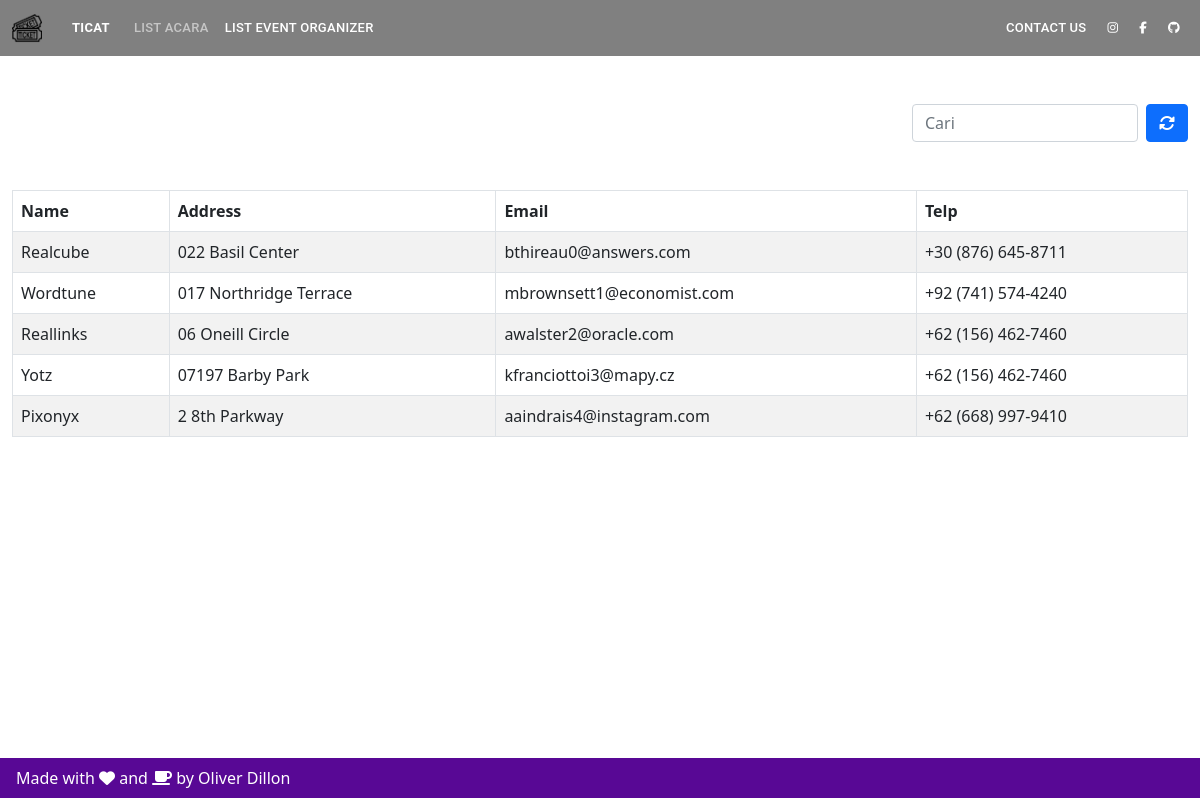
The app's page /data_eo with its own data.
### App/models.py (models this page shows, shortened)
class EventOrganizer(models.Model):
    id = models.IntegerField(primary_key=True)
    name = models.TextField(max_length=50)
    address = models.TextField(max_length=100)
    email = models.EmailField()
    telp = models.TextField(max_length=20)
    created_at = datetime.datetime.now()

### App/views.py (the view)
# urls.py: path('data_eo', views.data_eo, name="data_eo"),
def data_eo(request):
    all_eventOrganizer = EventOrganizer.objects.all()
    return render(request, 'home.html', {"eos":all_eventOrganizer})

### App/templates/home.html (shortened to what this page needs)
{% extends 'base.html' %}
{% block active2 %} active {% endblock active2 %}
{% block content %}
<div class="container-fluid">
    <br><br>
    <div class="row">
        {% if user.is_superuser %}
        <div class="col-4">
            <a class="btn btn-success" href="{% url 'add_eo'%}"><i class="fas fa-plus"></i> Event Organizer</a>
        </div>
        {% else %}
        <div class="col-4"></div>
        {% endif %}
        <div class="col-4"></div>
        <div class="col-1"></div>
        <div class="col-3 d-flex">
            <input class="form-control me-2" type="text" placeholder="Cari" id="cari">
            <a href="{% url 'data_eo' %}" class="btn btn-primary"><i class="fas fa-sync-alt"></i></a>
        </div>
    </div>
    <br><br>
    <table class="table table-striped table-hover table-bordered" id="myTable">
        <thead>
            <tr class="chk-th">
                <th>Name</th>
                <th>Address</th>
                <th>Email</th>
                <th>Telp</th>
            </tr>
        </thead>
        {% for eo in eos %}
        <tr>
            <td>{{ eo.name }}</td>
            <td>{{ eo.address }}</td>
            <td>{{ eo.email }}</td>
            <td>{{ eo.telp }}</td>
        </tr>
        {% endfor %}
    </table>
</div>
{% endblock content %}

### App/templates/base.html (shortened to what this page needs)
<!DOCTYPE html>
<html lang="en">
<head>
    {% load static %}
    <link rel="stylesheet" href={% static 'css/style.css' %}>
    <link href="https://cdn.jsdelivr.net/npm/bootstrap@5.0.2/dist/css/bootstrap.min.css" rel="stylesheet">
</head>
<body>
    <nav class="navbar navbar-expand-lg navbar-dark d-none d-lg-block" style="z-index: 2000; background-color: grey;">
        <div class="container-fluid">
          <img src="{% static 'img/ticket.png' %}" alt="" class="img-fluid" style="width: 30px;">
          <a class="navbar-brand nav-link" href="/">
            <strong>TicAT</strong>
          </a>
          <div class="collapse navbar-collapse" id="navbarExample01">
            <ul class="navbar-nav me-auto mb-2 mb-lg-0">
              <li class="nav-item active">
                <a class="nav-link {% block active1 %}{% endblock active1 %}" aria-current="page" href="/data_event">List Acara</a>
              </li>
              <li class="nav-item">
                <a class="nav-link {% block active2 %}{% endblock active2 %}" aria-current="page" href="/data_eo">List Event Organizer</a>
              </li>
            </ul>
            <ul class="navbar-nav list-inline">
              <li>
                <a class="nav-link active" href="">CONTACT US</a>
              </li>
              <li class="">
                <a class="nav-link active" href="https://www.instagram.com/oliverkore" rel="nofollow"
                  target="_blank">
                </a>
              </li>
              <li class="">
                <a class="nav-link active" href="https://www.facebook.com/CLEOFACT" rel="nofollow" target="_blank">
                </a>
              </li>
              <li class="nav-item">
                <a class="nav-link active" href="https://github.com/Oliv-e" rel="nofollow" target="_blank">
                </a>
              </li>
            </ul>
          </div>
        </div>
      </nav>
    <div class="wrapper" style="height: 87.8vh;">
        {% block content %}{% endblock content %}
    </div>
    <footer class="pt-2 pb-2 ps-3" style="background-color: rgb(88, 8, 149); color: white;">
        Made with <i class="fas fa-heart"></i> and <i class="fas fa-coffee"></i> by Oliver Dillon
    </footer>
</body>
</html>

### static/css/style.css (style rules this page uses)
body { font-family: "Open Sans", sans-serif; color: #334240; }
a { text-decoration: none; color: #1bbca3; }
.navbar { padding: 0; }
.navbar ul { margin: 0; padding: 0; display: flex; list-style: none; align-items: center; }
.navbar li { position: relative; }
.navbar a, .navbar a:focus { display: flex; align-items: center; justify-content: space-between; padding: 10px 0 10px 30px; font-family: "Roboto", sans-serif; font-size: 13px; font-weight: 500; color: #637f7b; white-space: nowrap; transition: 0.3s; letter-spacing: 0.3px; text-transform: uppercase; }
.navbar a:hover, .navbar .active, .navbar .active:focus, .navbar li:hover>a { color: #1bbca3; }

### records on screen
EventOrganizer: name "Realcube", address "022 Basil Center", email "bthireau0@answers.com", telp "+30 (876) 645-8711"
EventOrganizer: name "Wordtune", address "017 Northridge Terrace", email "mbrownsett1@economist.com", telp "+92 (741) 574-4240"
EventOrganizer: name "Reallinks", address "06 Oneill Circle", email "awalster2@oracle.com", telp "+62 (156) 462-7460"
EventOrganizer: name "Yotz", address "07197 Barby Park", email "kfranciottoi3@mapy.cz", telp "+62 (156) 462-7460"
EventOrganizer: name "Pixonyx", address "2 8th Parkway", email "aaindrais4@instagram.com", telp "+62 (668) 997-9410"
